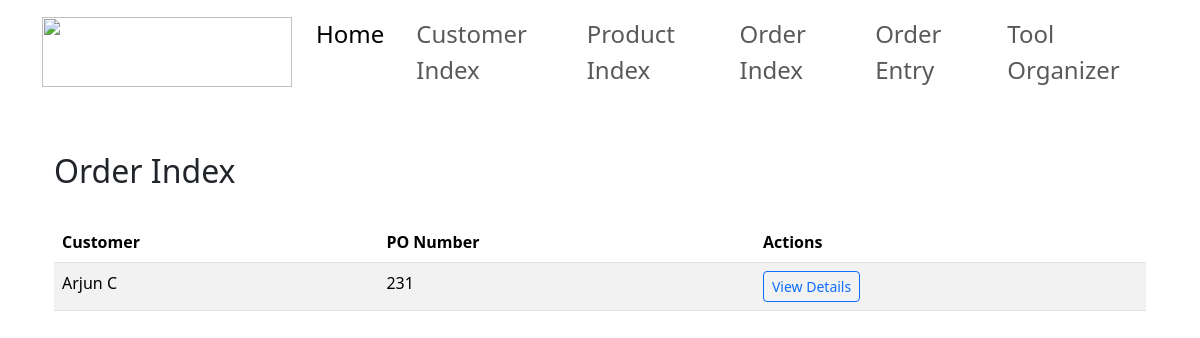
/order_index, run on an earlier commit of the app's database.
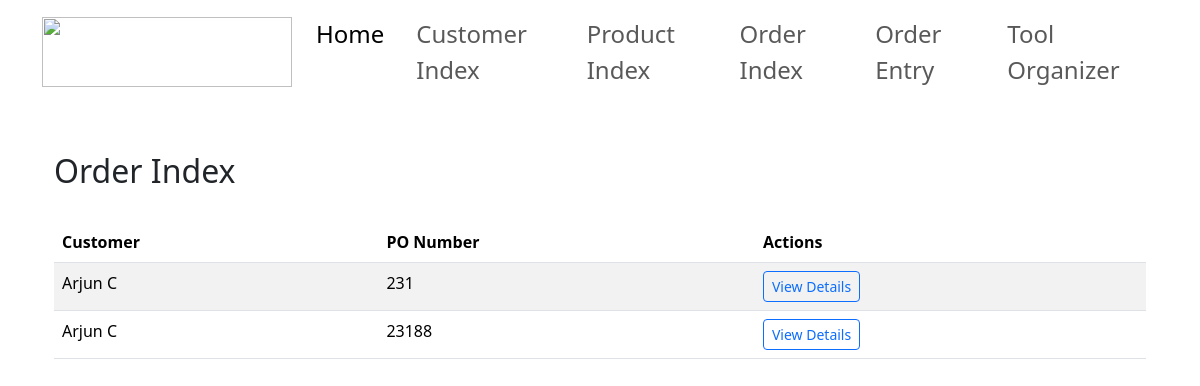
And on a later commit of the database.
### app1/models.py (models this page shows, shortened)
class Order(models.Model):
    customer = models.ForeignKey(Customer, on_delete=models.CASCADE, related_name='orders')
    po_number = models.CharField(max_length=100, unique=True)
    due_date = models.DateField()
    ship_to_address = models.CharField(max_length=255, blank=True, null=True)  # Ship-to address as a text field
    status_choices = [
        ('In Progress', 'In Progress'),
        ('Completed', 'Completed')
    ]
    status = models.CharField(max_length=50, choices=status_choices, default='In Progress')

class Customer(models.Model):
    name = models.CharField(max_length=255)
    customer_id = models.CharField(max_length=100, unique=True)
    email = models.EmailField()
    phone_number = models.CharField(max_length=20)
    city = models.CharField(max_length=100)
    street = models.CharField(max_length=255)
    postal_code = models.CharField(max_length=20)
    fax = models.CharField(max_length=20, blank=True, null=True)
    def __str__(self):
        return self.name

### app1/views.py (the view)
# urls.py: path("order_index", views.order_index, name="order_index"),
def order_index(request):
    orders = Order.objects.all()
    orders_with_products = []
    for order in orders:
        order_products = order.order_products.all()  # Get related products
        orders_with_products.append({
            'order': order,
            'order_products': order_products
        })
    return render(request, 'order_index.html', {'orders_with_products': orders_with_products})

### templates/order_index.html (shortened to what this page needs)
{% extends 'base.html' %}
{% block content %}
<div class="container mt-5">
    <div class="d-flex justify-content-between mb-4">
        <h2 class="text-dark">Order Index</h2>
    </div>
    <table class="table table-striped">
        <thead>
            <tr>
                <th>Customer</th>
                <th>PO Number</th>
                <th>Actions</th>
            </tr>
        </thead>
        <tbody>
            {% for item in orders_with_products %}
            <tr>
                <td>{{ item.order.customer }}</td>
                <td>{{ item.order.po_number }}</td>
                <td>
                    <button type="button" class="btn btn-outline-primary btn-sm" data-bs-toggle="modal" data-bs-target="#viewOrderModal{{ item.order.id }}">
                        View Details
                    </button>
                </td>
            </tr>
            {% endfor %}
        </tbody>
    </table>
</div>
{% endblock %}

What changed in the data, as far as the page shows it:
added Order: order.customer "Arjun C", order.po_number "23188"
